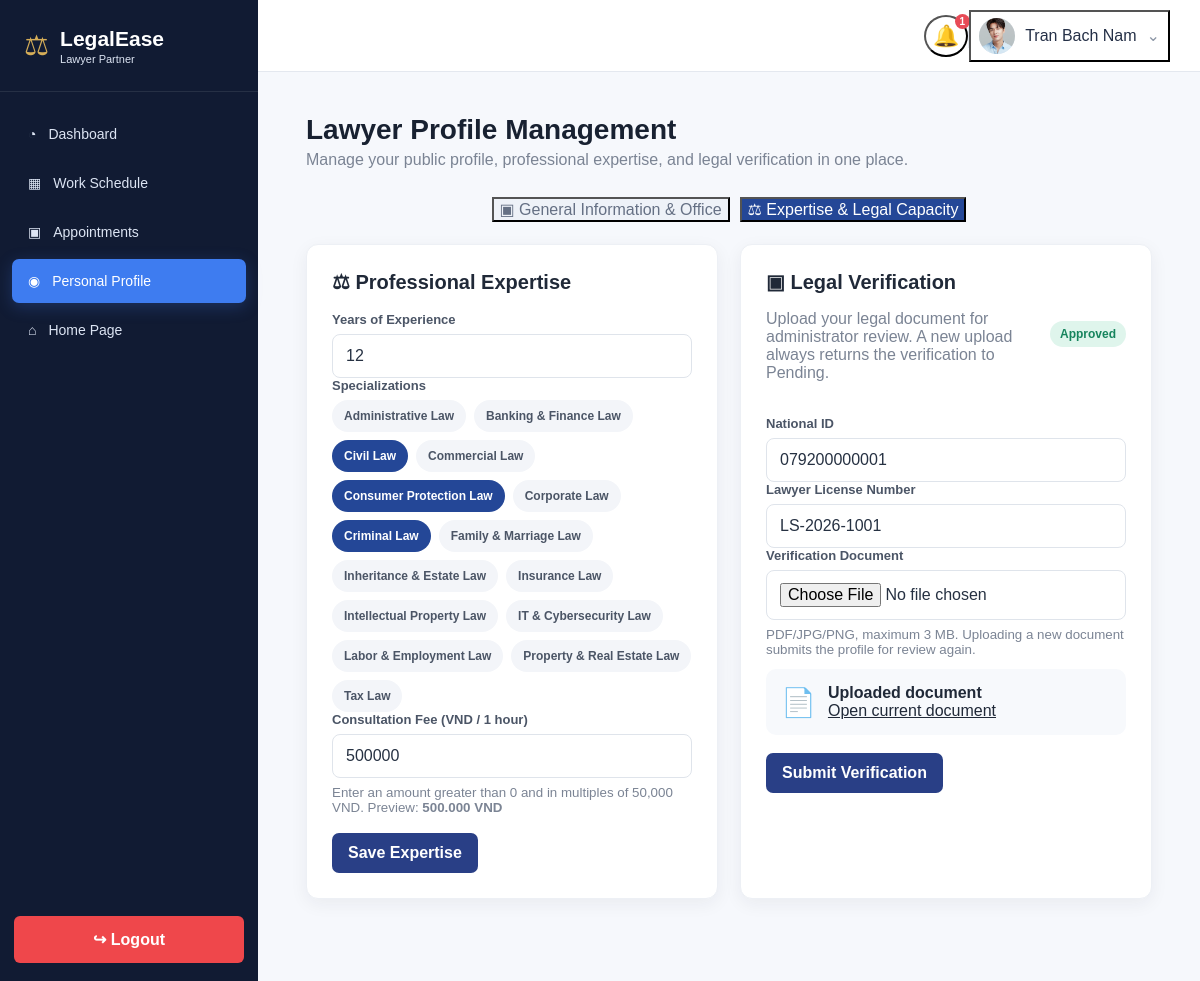
The page /lawyer/profile.php?tab=expertise (signed in) on the database its author committed.
### tables this page shows
CREATE TABLE lawyer_profiles (
 id INT AUTO_INCREMENT PRIMARY KEY,user_id INT NOT NULL UNIQUE,full_name VARCHAR(150) NOT NULL,phone VARCHAR(30) DEFAULT '',experience_years INT NOT NULL DEFAULT 0,bio TEXT,
 office_address VARCHAR(255) DEFAULT '',location_id INT NULL,is_verified TINYINT(1) NOT NULL DEFAULT 0,rating DECIMAL(2,1) NOT NULL DEFAULT 0.0,
 consultation_fee DECIMAL(10,2) NOT NULL DEFAULT 500000,avatar_file VARCHAR(255) DEFAULT '',created_at DATETIME NOT NULL DEFAULT CURRENT_TIMESTAMP,
 CONSTRAINT fk_lawyer_user FOREIGN KEY(user_id) REFERENCES users(id) ON DELETE CASCADE,
 CONSTRAINT fk_lawyer_location FOREIGN KEY(location_id) REFERENCES locations(id) ON DELETE SET NULL
);

CREATE TABLE specializations (id INT AUTO_INCREMENT PRIMARY KEY, name VARCHAR(120) NOT NULL UNIQUE);

CREATE TABLE lawyer_verifications (
 id INT AUTO_INCREMENT PRIMARY KEY,lawyer_id INT NOT NULL UNIQUE,id_card_number VARCHAR(30) NOT NULL DEFAULT '',license_number VARCHAR(100) NOT NULL,document_file VARCHAR(1000) DEFAULT '',
 status ENUM('Pending','Approved','Rejected') NOT NULL DEFAULT 'Pending',admin_note VARCHAR(255) DEFAULT NULL,reviewed_by INT NULL,reviewed_at DATETIME NULL,created_at DATETIME NOT NULL DEFAULT CURRENT_TIMESTAMP,
 CONSTRAINT fk_ver_lawyer FOREIGN KEY(lawyer_id) REFERENCES lawyer_profiles(id) ON DELETE CASCADE,
 CONSTRAINT fk_ver_admin FOREIGN KEY(reviewed_by) REFERENCES users(id) ON DELETE SET NULL
);

### includes/bootstrap.php (called while the page is built, shortened)
<?php
function e(?string $value): string {
    return htmlspecialchars((string)$value, ENT_QUOTES, 'UTF-8');
}
function avatar_url(?string $stored): string {
    $stored=trim((string)$stored);
    return app_base_url().'/'.ltrim($stored, '/');
}
function verification_document_url(?string $stored): string {
    $stored=trim((string)$stored);
    $stored=ltrim($stored, '/');
    return app_base_url().'/'.$stored;
}
function app_base_url(): string {
    return '/LegalEase_eProject';
}

### lawyer/profile.php (the view, shortened to what this page needs)
<?php
require_once __DIR__.'/../includes/lawyer_layout.php';
$lid=current_lawyer_id($pdo);
$specs=$pdo->query('SELECT id,name FROM specializations ORDER BY name')->fetchAll();
$s=$pdo->prepare('SELECT lp.*,u.email,l.city_name FROM lawyer_profiles lp JOIN users u ON u.id=lp.user_id LEFT JOIN locations l ON l.id=lp.location_id WHERE lp.id=?');
$s->execute([$lid]);
$p=$s->fetch();
$v=$pdo->prepare('SELECT * FROM lawyer_verifications WHERE lawyer_id=?');
$v->execute([$lid]);
$v=$v->fetch();
$tab=$_GET['tab']??'general';
lawyer_shell_start('Lawyer Profile Management', 'Manage your public profile, professional expertise, and legal verification in one place.');
?>
<div class="profile-tabs">
<button type="button" class="profile-tab <?=$tab==='general'?'active':''?>" data-profile-tab="general">▣ General Information & Office</button>
<button type="button" class="profile-tab <?=$tab==='expertise'?'active':''?>" data-profile-tab="expertise">⚖ Expertise & Legal Capacity</button>
</div>
<section class="profile-panel <?=$tab==='expertise'?'active':''?>" id="profile-expertise">
<div class="expertise-grid">
<div class="card">
<div class="card-header">
<h2>⚖ Professional Expertise</h2>
</div>
<form method="post"><?=csrf_field()?><input type="hidden" name="action" value="expertise">
<div class="form-group">
<label>Years of Experience</label>
<input type="number" name="experience_years" min="0" max="60" value="<?=(int)$p['experience_years']?>">
</div>
<div class="form-group">
<label>Specializations</label>
<div class="specialty-chip-grid"><?php
foreach($specs as $sp):?><label class="specialty-check">
<span><?=e($sp['name'])?></span>
</label><?php
endforeach?></div>
</div>
<div class="form-group">
<label>Consultation Fee (VND / 1 hour)</label>
<input type="number" name="consultation_fee" min="50000" step="50000" id="consultationFee" value="<?=(int)$p['consultation_fee']?>" required>
<small class="muted">Enter an amount greater than 0 and in multiples of 50,000 VND. Preview: <b id="consultationFeePreview"><?=number_format((float)$p['consultation_fee'], 0, ',', '.')?> VND</b>
</small>
</div>
<div class="action-row">
<button class="btn btn-primary">Save Expertise</button>
</div>
</form>
</div>
<div class="card" id="verification">
<div class="card-header">
<div>
<h2>▣ Legal Verification</h2>
<p class="muted">Upload your legal document for administrator review. A new upload always returns the verification to Pending.</p>
</div>
<span class="badge <?=lawyer_badge_class($v['status']??'Pending')?>"><?=e($v['status']??'Not submitted')?></span>
</div>
<form method="post" enctype="multipart/form-data"><?=csrf_field()?><input type="hidden" name="action" value="verification">
<div class="form-group">
<label>National ID</label>
<input name="id_card_number" value="<?=e($v['id_card_number']??'')?>" required>
</div>
<div class="form-group">
<label>Lawyer License Number</label>
<input name="license_number" value="<?=e($v['license_number']??'')?>" required>
</div>
<div class="form-group">
<label>Verification Document</label>
<input type="file" name="document" accept=".pdf,.jpg,.jpeg,.png">
<small class="muted">PDF/JPG/PNG, maximum 3 MB. Uploading a new document submits the profile for review again.</small>
</div><?php
if(!empty($v['document_file'])):?><div class="uploaded-document">
<span>📄</span>
<div>
<b>Uploaded document</b>
<br>
<a href="<?=e(verification_document_url($v['document_file']))?>" target="_blank">Open current document</a>
</div>
</div><?php
endif?><div class="action-row">
<button class="btn btn-primary">Submit Verification</button>
</div>
</form>
</div>
</div>
</section>
<?php
lawyer_shell_end();
?>

### includes/lawyer_layout.php (shortened to what this page needs)
<?php
require_once __DIR__ . '/bootstrap.php';
function lawyer_badge_class(string $status): string {
    $s=strtolower($status);
    return match($s) {
        'pending'=>'badge-pending', 'confirmed'=>'badge-confirmed', 'completed'=>'badge-completed', 'cancelled', 'rejected'=>'badge-cancelled', 'approved', 'available'=>'badge-approved', 'new'=>'badge-new', 'answered'=>'badge-answered', default=>'badge-neutral'
    };
}
function lawyer_shell_start(string $title, string $subtitle=''):void {
    $current=basename($_SERVER['PHP_SELF']);
    $uid=(int)(user()['id']??0);
    global $pdo;
    $profile=null;
    $n=0;
    if($uid) {
        $s=$pdo->prepare('SELECT id,message,type,link_url,is_read,created_at FROM notifications WHERE user_id=? ORDER BY created_at DESC LIMIT 30');
        $s->execute([$uid]);
        $notifications=$s->fetchAll();
        foreach($notifications as $x)if(!$x['is_read'])$n++;
        $p=$pdo->prepare('SELECT lp.id,lp.avatar_file,lp.full_name,lp.is_verified,u.email FROM lawyer_profiles lp JOIN users u ON u.id=lp.user_id WHERE lp.user_id=?');
        $p->execute([$uid]);
        $profile=$p->fetch();
    }
    $links=[['dashboard.php', '◔', 'Dashboard', ['dashboard.php']], ['schedule.php', '▦', 'Work Schedule', ['schedule.php']], ['appointments.php', '▣', 'Appointments', ['appointments.php', 'appointment.php', 'appointment_detail.php']], ['profile.php', '◉', 'Personal Profile', ['profile.php', 'license.php', 'verification.php']],];
    $avatar=avatar_url($profile['avatar_file']??'');
    $cssVer=@filemtime(__DIR__.'/../assets/css/lawyer.css')?:time();
    echo '<!doctype html><html lang="en"><head><meta charset="utf-8"><meta name="viewport" content="width=device-width,initial-scale=1"><title>'.e($title).' | LegalEase</title><link rel="stylesheet" href="/LegalEase_eProject/assets/css/lawyer.css?v='.$cssVer.'"></head><body>';
    echo '<div class="lawyer-layout"><aside class="sidebar"><div class="brand"><div class="brand-mark">⚖</div><div><strong>LegalEase</strong><span>Lawyer Partner</span></div></div><nav class="sidebar-nav">';
    foreach($links as [$url, $icon, $label, $pages]) {
        $active=in_array($current, $pages, true)?'active':'';
        echo '<a class="'.$active.'" href="'.$url.'"><span>'.$icon.'</span>'.e($label).'</a>';
    }
    echo '<a href="/LegalEase_eProject/index.php"><span>⌂</span> Home Page</a></nav><a class="logout-btn" href="/LegalEase_eProject/logout.php">↪ Logout</a></aside>';
    echo '<section class="content-shell"><header class="topbar"><div></div><div class="topbar-actions">';
    echo '<div class="topbar-menu"><button type="button" class="icon-button" data-menu="notificationMenu" aria-label="Notifications">🔔'.($n?'<b>'.$n.'</b>':'').'</button><div class="dropdown-panel notification-panel" id="notificationMenu"><div class="dropdown-title"><strong>Notifications</strong><span>'.$n.' unread</span></div><div class="notification-filter-tabs"><button type="button" class="note-filter active" data-note-filter="all">All</button><button type="button" class="note-filter" data-note-filter="unread">Unread</button></div><div class="notification-scroll">';
    echo '</div><a class="notification-view-all" href="/LegalEase_eProject/lawyer/notifications.php">View all notifications</a></div></div><span class="topbar-divider"></span>';
    echo '<div class="topbar-menu profile-menu-wrap"><button type="button" class="profile-trigger" data-menu="profileMenu">'.'<img src="'.e($avatar).'" alt="Profile">'.'<span>'.e($profile['full_name']??user()['name']??'Lawyer').'</span><span class="chevron">⌄</span></button><div class="dropdown-panel profile-dropdown" id="profileMenu"><div class="profile-dropdown-head">'.'<img src="'.e($avatar).'" alt="Profile">'.'<div><strong>'.e($profile['full_name']??'Lawyer').'</strong><small>'.e($profile['email']??'').'</small><span class="verification-pill">'.(!empty($profile['is_verified'])?'Verified':'Verification pending').'</span></div></div><a href="/LegalEase_eProject/lawyer/profile.php">Manage profile</a><a href="/LegalEase_eProject/lawyer/notifications.php">Notifications</a><a href="/LegalEase_eProject/logout.php">Logout</a></div></div></div></header><main class="main-content">';
    echo '<h1 class="page-title">'.e($title).'</h1>'.($subtitle?'<p class="page-subtitle">'.e($subtitle).'</p>':'');
}
function lawyer_shell_end():void {
    echo '</main></section></div><div class="confirm-modal-backdrop" id="confirmBackdrop"><div class="confirm-modal"><h3>Confirm action</h3><p id="confirmMessage">Are you sure you want to continue?</p><div class="confirm-modal-actions"><button type="button" class="btn btn-light" id="confirmNo">Go back</button><button type="button" class="btn btn-danger" id="confirmYes">Continue</button></div></div></div><script>(function(){document.addEventListener("click",function(e){const btn=e.target.closest("[data-menu]");document.querySelectorAll(".dropdown-panel.open").forEach(p=>{if(!btn||p.id!==btn.dataset.menu)p.classList.remove("open")});if(btn){e.preventDefault();e.stopPropagation();const p=document.getElementById(btn.dataset.menu);if(p)p.classList.toggle("open")}});document.querySelectorAll("[data-note-filter]").forEach(btn=>btn.addEventListener("click",e=>{e.stopPropagation();document.querySelectorAll("[data-note-filter]").forEach(x=>x.classList.remove("active"));btn.classList.add("active");const mode=btn.dataset.noteFilter;document.querySelectorAll("#notificationMenu [data-note-state]").forEach(x=>x.style.display=(mode==="all"||x.dataset.noteState==="unread")?"flex":"none")}));let pending=null,pendingSubmitter=null;const b=document.getElementById("confirmBackdrop"),m=document.getElementById("confirmMessage"),y=document.getElementById("confirmYes"),n=document.getElementById("confirmNo");document.addEventListener("submit",function(e){const t=e.submitter,msg=(t&&t.dataset.confirm)||e.target.dataset.confirm;if(!msg||e.target.dataset.confirmed==="1")return;e.preventDefault();pending=e.target;pendingSubmitter=t||null;m.textContent=msg;b.classList.add("open")});document.addEventListener("click",function(e){const a=e.target.closest("a[data-confirm]");if(!a)return;e.preventDefault();pending=a;pendingSubmitter=null;m.textContent=a.dataset.confirm;b.classList.add("open")});y.onclick=()=>{b.classList.remove("open");if(!pending)return;if(pending.tagName==="FORM"){pending.dataset.confirmed="1";pending.requestSubmit(pendingSubmitter)}else if(pending.href)location.href=pending.href;pending=null;pendingSubmitter=null};n.onclick=()=>{b.classList.remove("open");pending=null;pendingSubmitter=null};})();</script></body></html>';
}?>

### rows shown on the page
lawyer_profiles: avatar_file (picture), full_name "Tran Bach Nam", experience_years "12", consultation_fee "500000"
specializations: name "Administrative Law"
specializations: name "Banking & Finance Law"
specializations: name "Civil Law"
specializations: name "Commercial Law"
specializations: name "Consumer Protection Law"
specializations: name "Corporate Law"
specializations: name "Criminal Law"
specializations: name "Family & Marriage Law"
specializations: name "Inheritance & Estate Law"
specializations: name "Insurance Law"
specializations: name "Intellectual Property Law"
specializations: name "IT & Cybersecurity Law"
specializations: name "Labor & Employment Law"
specializations: name "Property & Real Estate Law"
specializations: name "Tax Law"
lawyer_verifications: status "Approved", id_card_number "079200000001", license_number "LS-2026-1001"

### other values the page prints
$icon "◔"
$label "Dashboard"
$icon "▦"
$label "Work Schedule"
$icon "▣"
$label "Appointments"
$icon "◉"
$label "Personal Profile"
$n "1"
$title "Lawyer Profile Management"
$subtitle "Manage your public profile, professional expertise, and legal verification in one place."
